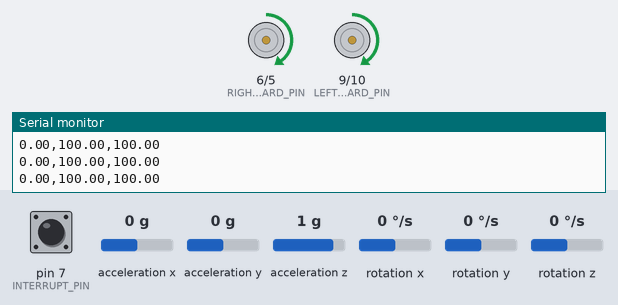
Recording of a sketch running on a simulated SparkFun Pro Micro, built with avr-gcc and run on an emulated ATmega32U4. Shown: motor-driver pin pairs drawn as motors (green arrow = first pin HIGH = forward, orange = second pin HIGH = backward, longer = more drive), the last lines printed to the serial monitor. Inputs (shaded band) come from the test bench; at power-on: rotation z 0 °/s, acceleration x 0 g, pin 7 (INTERRUPT_PIN) LOW, acceleration y 0 g, acceleration z 1 g, rotation x 0 °/s, rotation y 0 °/s. The sensor or clock chip raises its interrupt line as the real part does; EEPROM starts erased.

Above: at 15.7 s.
15.8 s: rotation z set to -192 °/s
At 18.5 s:
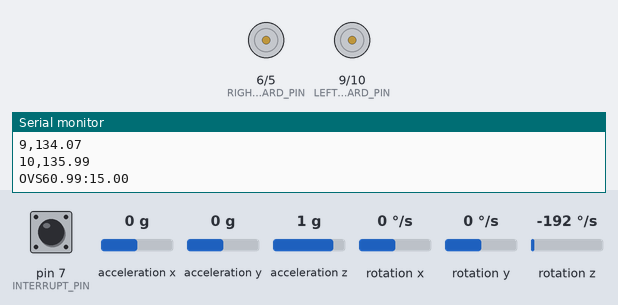
18.8 s: rotation z set to 0 °/s
At 20.0 s:
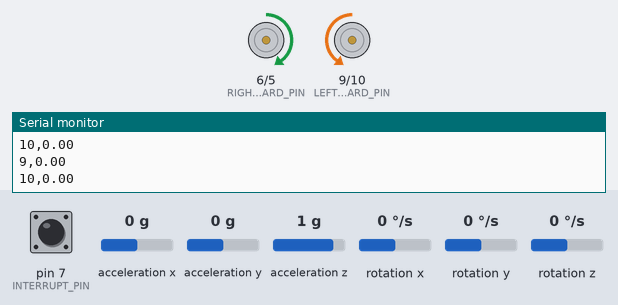
21.8 s: acceleration x set to -1.4 g
At 25.4 s:
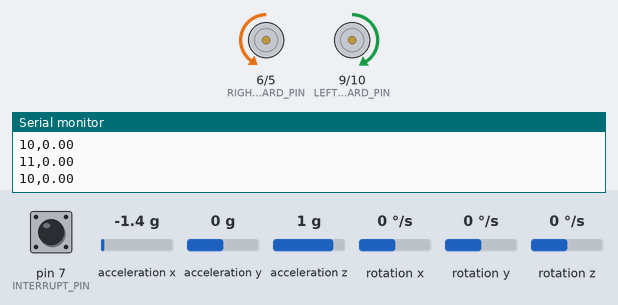
Timing chart, 0 to 30.8 s (numbered marks = the images above; inputs shaded):
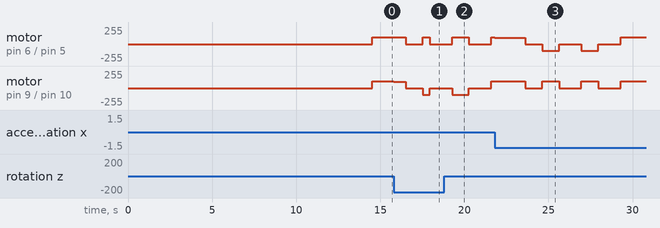

The sketch:

kinderbot_wheeltest_v3.ino
```cpp
// Run this script to test if the wheels on the robot are working correctly.
// The robot should go forward, left, right, forward, left, right, etc
#include <Wire.h> //I2C Arduino Library
#include <AutoPID.h>
#include <I2Cdev.h>
#include <MPU6050_6Axis_MotionApps20.h>
#include <EEPROM.h>

#define forwardTime 2000
#define leftTime 1000
#define rightTime 1000
#define DEFAULT_LEFT 100
#define DEFAULT_RIGHT 100

#define piezoPin 15
#define LEFT_FORWARD_PIN 9
#define LEFT_REVERSE_PIN 10
#define RIGHT_FORWARD_PIN 6
#define RIGHT_REVERSE_PIN 5
#define INTERRUPT_PIN 7  // interrupt 4 on pro-micro


#define LEFT 'L'
#define RIGHT 'R'
#define FORWARD 'F'

//-------------------------------------MPU contol/data--------------------------------------------
bool dmpReady = false;  // set true if DMP init was successful
uint8_t mpuIntStatus;   // holds actual interrupt status byte from MPU
uint8_t devStatus;      // return status after each device operation (0 = success, !0 = error)
uint16_t packetSize;    // expected DMP packet size (default is 42 bytes)
uint16_t fifoCount;     // count of all bytes currently in FIFO
uint8_t fifoBuffer[64]; // FIFO storage buffer

// orientation/motion vars
Quaternion q;           // [w, x, y, z]         quaternion container
VectorInt16 aa;         // [x, y, z]            accel sensor measurements
VectorInt16 aaReal;     // [x, y, z]            gravity-free accel sensor measurements
VectorInt16 aaWorld;    // [x, y, z]            world-frame accel sensor measurements
VectorFloat gravity;    // [x, y, z]            gravity vector
float euler[3];         // [psi, theta, phi]    Euler angle container
float ypr[3];           // [yaw, pitch, roll]   yaw/pitch/roll container and gravity vector

volatile bool mpuInterrupt = false;     // indicates whether MPU interrupt pin has gone high
void dmpDataReady() {
    mpuInterrupt = true;
}

//------------------------------------------------------------------------------------------------
double leftSpeed=DEFAULT_LEFT;
double rightSpeed=DEFAULT_RIGHT;

MPU6050 mpu;
double initial_heading;
double angle;
double prev_angle;
//float delta_angle;
unsigned long initial_time;
unsigned long delta_time;
unsigned long lastread; //when was the sensor last read
unsigned long current_time;
unsigned long deadline;
double current_heading;
double rightOvershoot = 25;
double leftOvershoot = 25;
int state;

double setPoint = 0.0;
double speedDifference = 0;

//int is 2 bytes.

//pid settings and gains
#define KP .5
#define KI 0
#define KD 0
AutoPID speedPID(&angle, &setPoint, &speedDifference, -5, 5 , KP, KI, KD);
int eeAddressRight = 0;
int eeAddressLeft = 2;

void setup() {
  eeAddressLeft = sizeof(rightOvershoot);
  Serial.begin(115200);
  delay(2000);
  setupMPU();
  pinMode(LEFT_FORWARD_PIN, OUTPUT);
  pinMode(LEFT_REVERSE_PIN, OUTPUT);
  pinMode(RIGHT_FORWARD_PIN, OUTPUT);
  pinMode(RIGHT_REVERSE_PIN, OUTPUT);
  speedPID.setTimeStep(10);
  delay(10000);
  EEPROM.get(eeAddressRight,rightOvershoot);
  EEPROM.get(eeAddressLeft, leftOvershoot);
  if (isnan(leftOvershoot) || leftOvershoot < 0 || leftOvershoot > 50){
    leftOvershoot = 15;
  }
  if (isnan(rightOvershoot) || rightOvershoot < 0 || rightOvershoot > 50){
    rightOvershoot = 15;
  }
}

void loop() {
  //Serial.print("leftOvershoot:");Serial.print(leftOvershoot);Serial.print(", rightOvershoot:");Serial.println(rightOvershoot);
  go_forward();
  delay(1000);
  turn(LEFT);
  delay(1000);
  turn(LEFT);
  delay(1000);
  go_forward();
  delay(1000);
  turn(RIGHT);
  delay(1000);
  turn(RIGHT);
  delay(1000);
  EEPROM.put(eeAddressRight,rightOvershoot);
  EEPROM.put(eeAddressLeft,leftOvershoot);
}

float angle_diff(float a1, float a2) {
  float result = a1 - a2;
  if (result > 180) {result = -(360 - result);}
  else if (result < -180) {result = (360 + result);}
  return result;
}

void clearMPU(){ //mpu buffer may have overflowed while we waited for the next instruction.
  mpuInterrupt = false;
  mpuIntStatus = mpu.getIntStatus();
  fifoCount = mpu.getFIFOCount();
  //if ((mpuIntStatus & 0x10) || fifoCount == 1024) {
        mpu.resetFIFO();
        fifoCount = 0;
  //}
}

int clip(float v,int minval, int maxval) {
  // clip an input to a range
  if (v > maxval) {return maxval;}
  if (v < minval) {return minval;}
  return (int)v;
}

void go_forward2(){
  leftSpeed = DEFAULT_LEFT;
  rightSpeed = DEFAULT_RIGHT;
  leftForward();
  rightForward();
  delay(forwardTime);
  off();
}

void go_forward() {
  //Serial.println("forward");
  clearMPU();
  initial_heading = read_heading();
  //Serial.print("initial heading:");Serial.println(initial_heading);
  initial_time = millis();
  speedPID.reset();
  leftSpeed = DEFAULT_LEFT;
  rightSpeed = DEFAULT_RIGHT;
  speedPID.run();
  leftForward();
  rightForward();
  clearMPU();
  while ((millis() - initial_time) < forwardTime) {
      current_heading = read_heading();
      if (current_heading < 1000) {
        angle = angle_diff(initial_heading,current_heading);
        // positive angle => turn left, negative angle => turn right
        speedPID.run();
        leftSpeed = DEFAULT_LEFT - speedDifference;
        rightSpeed = DEFAULT_RIGHT + speedDifference;
        leftForward();
        rightForward();
        //Serial.print("input:");Serial.print(angle);Serial.print(" setpoint:");Serial.print(setPoint);Serial.print(" output:");Serial.println(speedDifference);
        Serial.print(angle);Serial.print(',');Serial.print(leftSpeed);Serial.print(',');Serial.println(rightSpeed);
      }
  }
  off();
  speedPID.stop();
}

void turn(char direct){
  leftSpeed = DEFAULT_LEFT;
  rightSpeed = DEFAULT_RIGHT;
  //Serial.println(direct);
  clearMPU();
  initial_heading = read_heading_retry(5);
  double *overshoot;
  if (direct == LEFT) {
     leftReverse();
     rightForward();
     overshoot = &leftOvershoot; // does this mean that changing overshoot changes the value of leftOvershoot?
  }
  else {
      leftForward();
      rightReverse();
      overshoot = &rightOvershoot;
  }
  double target_angle = 90.0 - *overshoot;
  initial_time = millis();
  deadline = millis() + leftTime;
  lastread = millis();
  angle = 0;
  while (millis() < deadline) {
     current_heading = read_heading();
     if (current_heading < 1000){
       prev_angle = angle;
       angle = abs(angle_diff(initial_heading,current_heading));
       current_time = millis();
       delta_time = current_time - lastread;
       lastread = current_time;
       Serial.print(delta_time);Serial.print(',');Serial.println(angle);
       if (angle > target_angle) {
         break;
       }
     }
  }
  off();
  deadline = millis()+300; //allow 300ms for deceleration
  while (millis() < deadline) {
    current_heading = read_heading();
    if (current_heading < 1000){
       prev_angle = angle;
       angle = abs(angle_diff(initial_heading,current_heading));
       current_time = millis();
       delta_time = current_time - lastread;
       lastread = current_time;
       Serial.print(delta_time);Serial.print(',');Serial.println(angle);
    }
  }
  //clearMPU();
  current_heading = read_heading_retry(5); // want to have decreased by 90.
  angle = abs(angle_diff(initial_heading,current_heading));
  *overshoot += angle - 90;
  current_time = millis();
  delta_time = current_time - lastread;
  Serial.print(delta_time);Serial.print(',');Serial.println(angle);
  Serial.print("OVS");Serial.print(leftOvershoot);Serial.print(':');Serial.println(rightOvershoot);
}

float read_heading_retry(int retries){
  int attempts = 0;
  float result = 1000;
  while (attempts <= retries) {
    result = read_heading();
    if (result < 1000){
      return result;
    }
    attempts +=1;
  }
  return result;
}

float read_heading(){
    while (!mpuInterrupt && fifoCount < packetSize) {} //wait for data to be available
    float heading = 1000;
    mpuInterrupt = false;
    mpuIntStatus = mpu.getIntStatus();

    // get current FIFO count
    fifoCount = mpu.getFIFOCount();

    // check for overflow (this should never happen unless our code is too inefficient)
    if ((mpuIntStatus & 0x10) || fifoCount == 1024) {
        // reset so we can continue cleanly
        mpu.resetFIFO();
        //Serial.println(F("FIFO overflow!"));
    // otherwise, check for DMP data ready interrupt (this should happen frequently)
    } else if (mpuIntStatus & 0x02) {
        // wait for correct available data length, should be a VERY short wait
        while (fifoCount < packetSize) {fifoCount = mpu.getFIFOCount();}

        int packetsRead = 0;
        while (fifoCount >= packetSize) {

          // read a packet from FIFO
          mpu.getFIFOBytes(fifoBuffer, packetSize);

          // track FIFO count here in case there is > 1 packet available
          // (this lets us immediately read more without waiting for an interrupt)
          fifoCount -= packetSize;
          packetsRead ++;
        }

        // display Euler angles in degrees
        mpu.dmpGetQuaternion(&q, fifoBuffer);
        mpu.dmpGetGravity(&gravity, &q);
        mpu.dmpGetYawPitchRoll(ypr, &q, &gravity);
        heading = (ypr[0] * 180/M_PI);
    }
  return heading;
}

void setupMPU() {
    // join I2C bus (I2Cdev library doesn't do this automatically)
    Wire.begin();
    Wire.setClock(400000); // 400kHz I2C clock. Comment this line if having compilation difficulties
    // initialize device
    //Serial.println(F("Initializing I2C devices..."));
    mpu.initialize();
    pinMode(INTERRUPT_PIN, INPUT);

    // verify connection
    //Serial.println(F("Testing device connections..."));
    //Serial.println(mpu.testConnection() ? F("MPU6050 connection successful") : F("MPU6050 connection failed"));
    delay(2000);
    // load and configure the DMP
    //Serial.println(F("Initializing DMP..."));
    devStatus = mpu.dmpInitialize();
    // supply your own gyro offsets here, scaled for min sensitivity
    mpu.setXGyroOffset(33);
    mpu.setYGyroOffset(-25);
    mpu.setZGyroOffset(-47);
    mpu.setZAccelOffset(5094); // 1688 factory default for my test chip

    // make sure it worked (returns 0 if so)
    if (devStatus == 0) {
        // turn on the DMP, now that it's ready
        //Serial.println(F("Enabling DMP..."));
        mpu.setDMPEnabled(true);

        // enable Arduino interrupt detection
        //Serial.println(F("Enabling interrupt detection..."));
        attachInterrupt(digitalPinToInterrupt(INTERRUPT_PIN), dmpDataReady, RISING);
        mpuIntStatus = mpu.getIntStatus();

        // set our DMP Ready flag so the main loop() function knows it's okay to use it
        //Serial.println(F("DMP ready! Waiting for first interrupt..."));
        dmpReady = true;
        // get expected DMP packet size for later comparison
        packetSize = mpu.dmpGetFIFOPacketSize();
    } else {
        // ERROR!
        // 1 = initial memory load failed
        // 2 = DMP configuration updates failed
        // (if it's going to break, usually the code will be 1)
        //Serial.print(F("DMP Initialization failed (code "));
        //Serial.print(devStatus);
        //Serial.println(F(")"));
    }
}

void off(){
  analogWrite(LEFT_FORWARD_PIN,0);
  analogWrite(LEFT_REVERSE_PIN,0);
  analogWrite(RIGHT_FORWARD_PIN,0);
  analogWrite(RIGHT_REVERSE_PIN,0);
}

void leftForward(){
  analogWrite(LEFT_REVERSE_PIN,0);
  analogWrite(LEFT_FORWARD_PIN,leftSpeed);
}

void rightForward(){
  analogWrite(RIGHT_REVERSE_PIN,0);
  analogWrite(RIGHT_FORWARD_PIN,rightSpeed);
}

void leftReverse(){
  analogWrite(LEFT_FORWARD_PIN,0);
  analogWrite(LEFT_REVERSE_PIN,leftSpeed);
}

void rightReverse(){
  analogWrite(RIGHT_FORWARD_PIN,0);
  analogWrite(RIGHT_REVERSE_PIN,rightSpeed);
}
```
